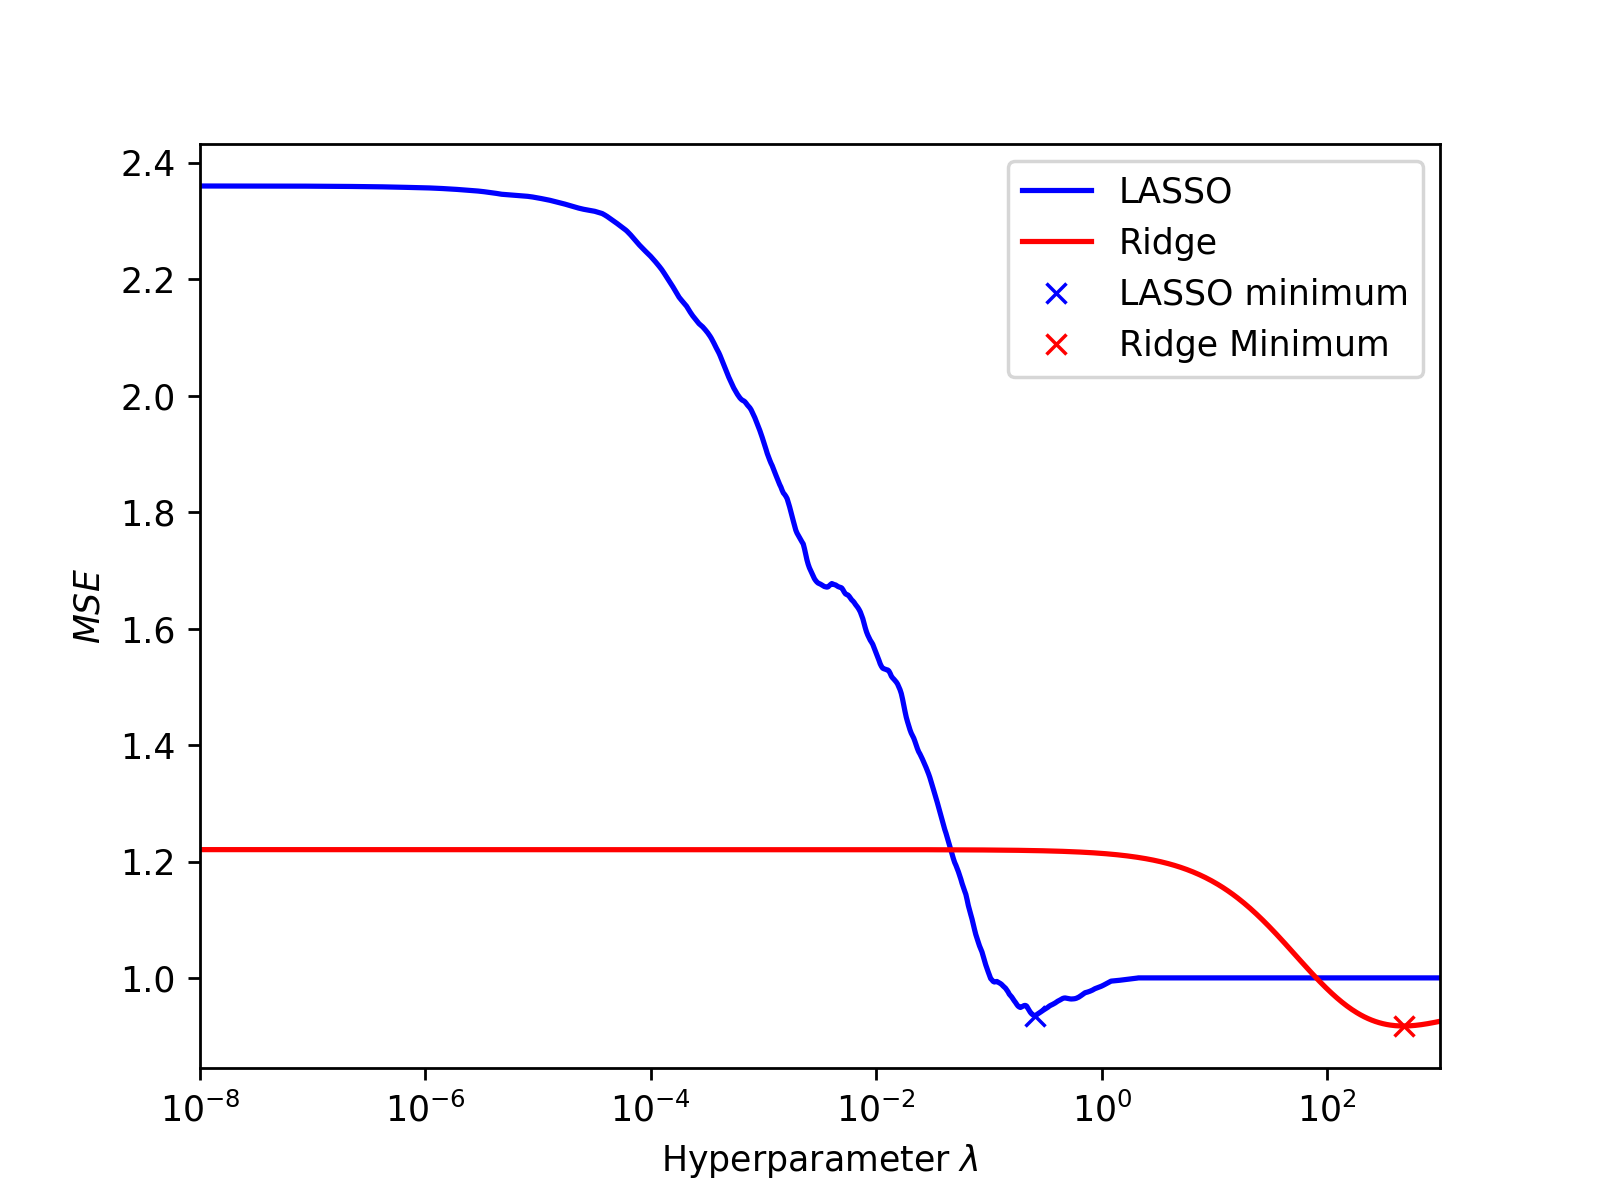

The script that drew this image:
from sklearn.preprocessing import PolynomialFeatures as Poly
from sklearn.model_selection import train_test_split
from sklearn.linear_model import Lasso, Ridge
from sklearn.preprocessing import normalize
from sklearn.model_selection import KFold
import rpy2.robjects as robjects
from multiprocessing import Pool
import matplotlib.pyplot as plt
import numpy as np

from warnings import filterwarnings
filterwarnings('ignore')

def calculate(data):
    MSE_lasso_step = []
    MSE_ridge_step = []
    a = data[0]
    max_iter = data[1]

    for X_train, X_test, y_train, y_test in data[2]:

        lasso = Lasso(alpha = a, max_iter = max_iter)
        lasso.fit(X_train, y_train)

        ridge = Ridge(alpha = a)
        ridge.fit(X_train, y_train)

        y_lasso = lasso.predict(X_test)
        y_ridge = ridge.predict(X_test)

        MSE_lasso_step.append(np.mean((y_lasso - y_test)**2))
        MSE_ridge_step.append(np.mean((y_ridge - y_test)**2))

    return np.mean(MSE_lasso_step), np.mean(MSE_ridge_step)

robjects.r['load']("data_o1.rdata")
X = np.array(robjects.r['X'])
y =  np.array(robjects.r['y'])

X = (X - np.mean(X))/np.std(X)
y = (y - np.mean(y))/np.std(y)

k = 10
degree = 1
N = 1E3
alphas = np.logspace(-8, 3, N)
max_iter_vals = [5, 1000]
filenames = ["a_5_iter", "a"]

kf = KFold(n_splits = k)
sets = []
poly = Poly(degree = degree)
for train_index, test_index in kf.split(X):
    sets.append((poly.fit_transform(X[train_index]),
    poly.fit_transform(X[test_index]), y[train_index], y[test_index]))

for max_iter, filename in zip(max_iter_vals, filenames):

    MSE_lasso = np.zeros_like(alphas)
    MSE_ridge = np.zeros_like(alphas)

    pool = Pool()
    n = 0
    for i in pool.imap(calculate, ([alphas[j], max_iter, sets] for j in range(int(N)))):
        MSE_lasso[n], MSE_ridge[n] = i
        n += 1
        print(f"\r{100*n/len(alphas):.2f}", end = "")
    print()

    argmin_lasso = np.argmin(MSE_lasso)
    argmin_ridge = np.argmin(MSE_ridge)

    print(f"LASSO lambda = {alphas[argmin_lasso]}, MSE = {MSE_lasso[argmin_lasso]}")
    print(f"Ridge lambda = {alphas[argmin_ridge]}, MSE = {MSE_ridge[argmin_ridge]}")

    plotfunc = plt.semilogx

    plotfunc(alphas, MSE_lasso, "b-", label = "LASSO")
    plotfunc(alphas, MSE_ridge, "r-", label = "Ridge")
    plotfunc([alphas[argmin_lasso]], [MSE_lasso[argmin_lasso]], "bx", label = "LASSO minimum")
    plotfunc([alphas[argmin_ridge]], [MSE_ridge[argmin_ridge]], "rx", label = "Ridge Minimum")
    plt.xlabel("Hyperparameter $\\lambda$")
    plt.ylabel("$MSE$")
    plt.legend()
    plt.xlim([np.min(alphas), np.max(alphas)])
    plt.savefig(f"{filename}.png", dpi = 250)
    plt.close()

    plotfunc(alphas, MSE_lasso, "b-", label = "Lasso")
    plotfunc(alphas, MSE_ridge, "r-", label = "Ridge")
    plotfunc([alphas[argmin_lasso]], [MSE_lasso[argmin_lasso]], "bx", label = "LASSO minimum")
    plotfunc([alphas[argmin_ridge]], [MSE_ridge[argmin_ridge]], "rx", label = "Ridge Minimum")
    plt.xlabel("Hyperparameter $\\lambda$")
    plt.ylabel("$MSE$")
    plt.legend()
    plt.xlim([np.min(alphas), np.max(alphas)])
    plt.savefig(f"{filename}.pdf", dpi = 250)
    plt.close()
